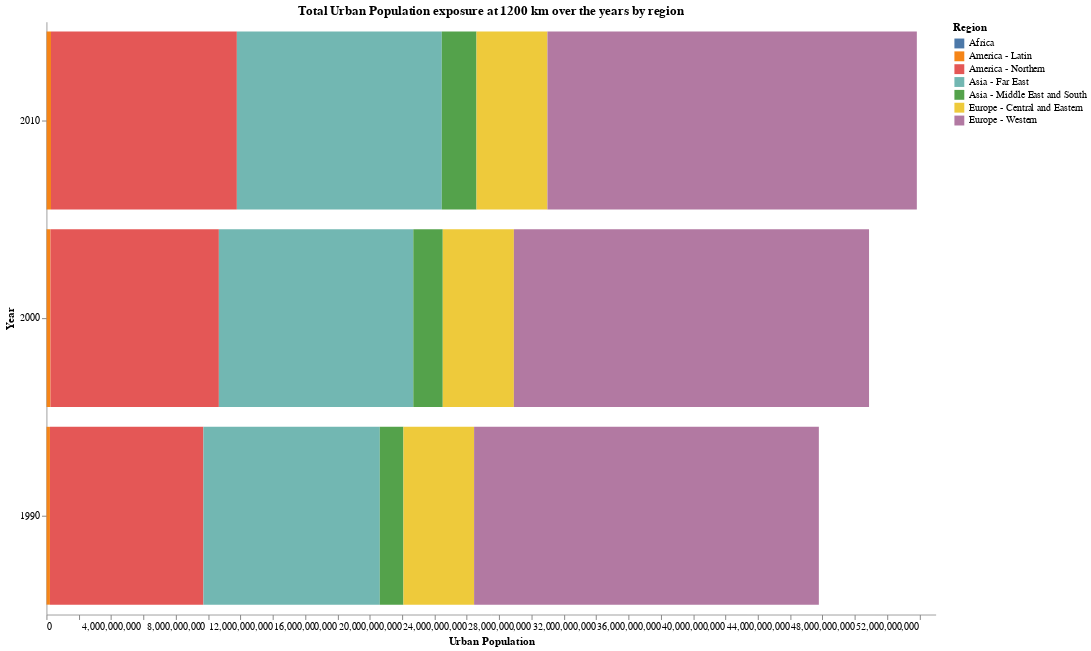

Notebook cell for this chart:
### Code cell
#Building Horizontal bar graph by importing Altair package

bars = alt.Chart(source4).mark_bar().encode(
    x= alt.X('Value:Q', title = "Urban Population"),
y=alt.Y('Year:O', sort='-x', title = "Year"),
    color='Region').properties(height=600, width = 900, title = "Total Urban Population exposure at 1200 km over the years by region").configure_axis(grid = False,
    domainWidth = 0.8
).configure_view(
    stroke = 'transparent'
)


bars

### Figure 1 — Vega-Lite specification as saved in the notebook (floating-point values rounded to 4 significant figures)
{"config": {"view": {"continuousWidth": 400, "continuousHeight": 300, "stroke": "transparent"}, "axis": {"domainWidth": 0.8, "grid": false}}, "data": {"name": "data-4d72cf8cdb5a412abacd93eac75cbbc4"}, "mark": "bar", "encoding": {"color": {"type": "nominal", "field": "Region"}, "x": {"type": "quantitative", "field": "Value", "title": "Urban Population"}, "y": {"type": "ordinal", "field": "Year", "sort": "-x", "title": "Year"}}, "height": 600, "title": "Total Urban Population exposure at 1200 km over the years by region", "width": 900, "$schema": "https://vega.github.io/schema/vega-lite/v4.8.1.json", "datasets": {"data-4d72cf8cdb5a412abacd93eac75cbbc4": [{"Region": "Africa", "Value": 8019000.0, "Year": "1990"}, {"Region": "America - Latin", "Value": 207500000.0, "Year": "1990"}, {"Region": "America - Northern", "Value": 9494000000.0, "Year": "1990"}, {"Region": "Asia - Far East", "Value": 10910000000.0, "Year": "1990"}, {"Region": "Asia - Middle East and South", "Value": 1461000000.0, "Year": "1990"}, {"Region": "Europe - Central and Eastern", "Value": 4370000000.0, "Year": "1990"}, {"Region": "Europe - Western", "Value": 21320000000.0, "Year": "1990"}, {"Region": "Africa", "Value": 11420000.0, "Year": "2000"}, {"Region": "America - Latin", "Value": 240700000.0, "Year": "2000"}, {"Region": "America - Northern", "Value": 10410000000.0, "Year": "2000"}, {"Region": "Asia - Far East", "Value": 12030000000.0, "Year": "2000"}, {"Region": "Asia - Middle East and South", "Value": 1823000000.0, "Year": "2000"}, {"Region": "Europe - Central and Eastern", "Value": 4398000000.0, "Year": "2000"}, {"Region": "Europe - Western", "Value": 21970000000.0, "Year": "2000"}, {"Region": "Africa", "Value": 12860000.0, "Year": "2010"}, {"Region": "America - Latin", "Value": 268600000.0, "Year": "2010"}, {"Region": "America - Northern", "Value": 11500000000.0, "Year": "2010"}, {"Region": "Asia - Far East", "Value": 12680000000.0, "Year": "2010"}, {"Region": "Asia - Middle East and South", "Value": 2148000000.0, "Year": "2010"}, {"Region": "Europe - Central and Eastern", "Value": 4386000000.0, "Year": "2010"}, {"Region": "Europe - Western", "Value": 22850000000.0, "Year": "2010"}]}}
